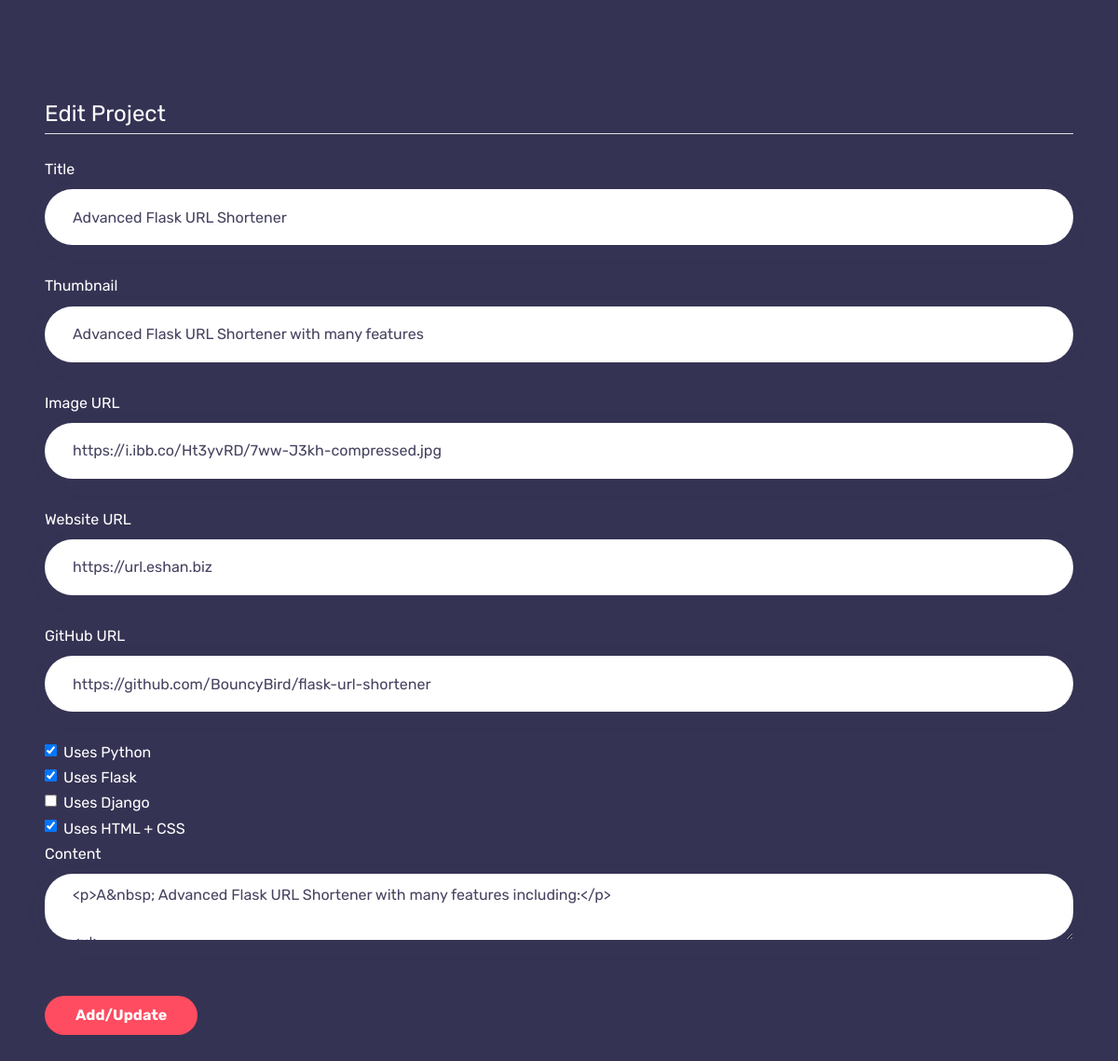
Page /project/9/update (signed in) on the earlier database version.
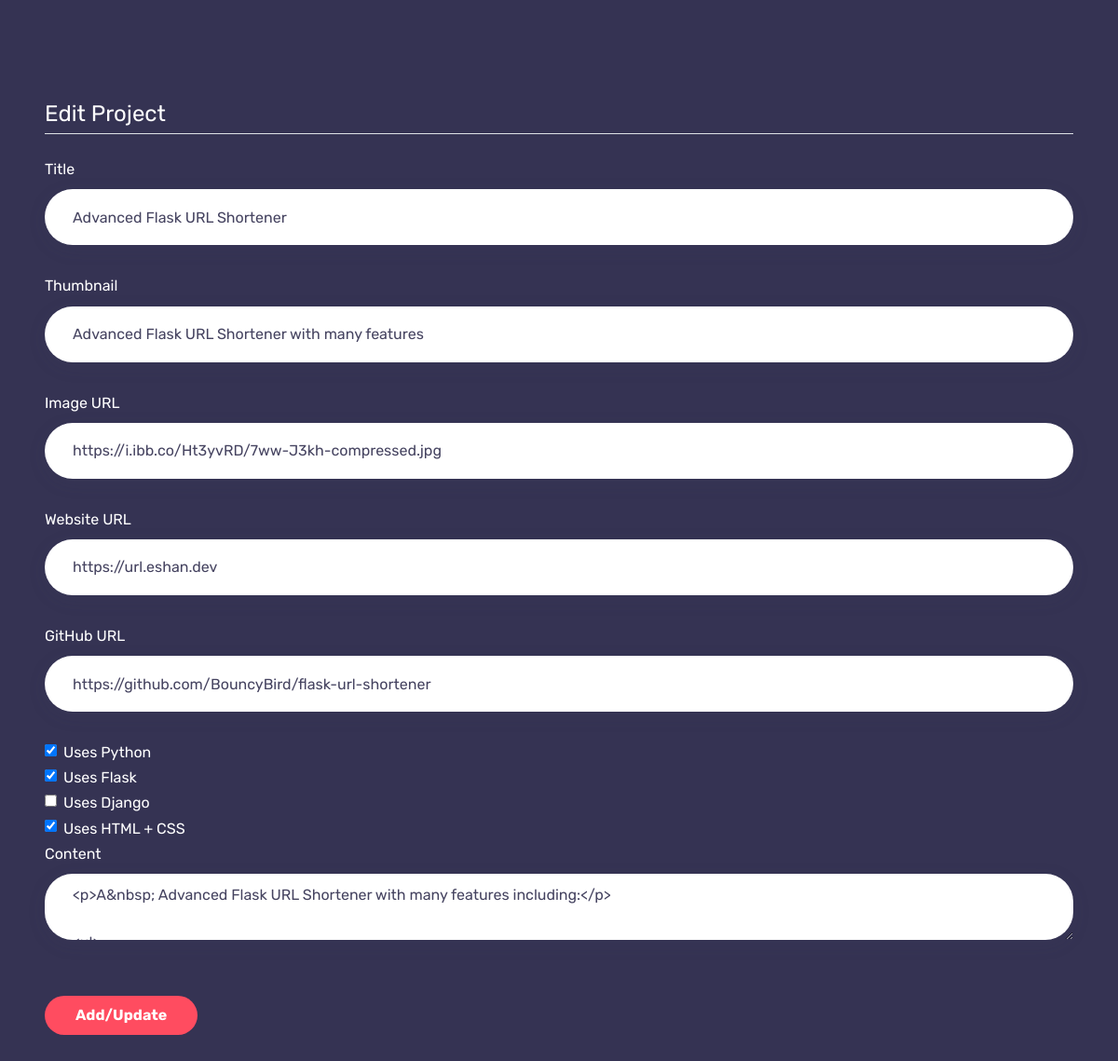
Same page on the later database version.
### app.py (models this page shows, shortened)
class Project(db.Model):
    id = db.Column(db.Integer, primary_key=True)
    date = db.Column(db.DateTime, nullable=False,
                     default=datetime.utcnow)
    title = db.Column(db.String(100), nullable=False)
    thumbnail = db.Column(db.Text, nullable=True)
    image_url = db.Column(db.Text, nullable=False)
    website_url = db.Column(db.Text, nullable=True)
    github_url = db.Column(db.Text, nullable=True)
    content = db.Column(db.Text, nullable=True)
    python = db.Column(db.Boolean, nullable=False)
    flask = db.Column(db.Boolean, nullable=False)
    django = db.Column(db.Boolean, nullable=False)
    htmlcss = db.Column(db.Boolean, nullable=False)

### app.py (the view)
@app.route("/project/<project_id>/update", methods=['GET', 'POST'])
@login_required
def edit_project(project_id):
    project = Project.query.get_or_404(project_id)
    if current_user.username != 'Eshan':
        abort(403)
    form = ProjectForm()
    if form.validate_on_submit():
        project.title = form.title.data
        project.thumbnail = form.thumbnail.data
        project.image_url = form.image_url.data
        project.website_url = form.website_url.data
        project.github_url = form.github_url.data
        project.python = form.python.data
        project.flask = form.flask.data
        project.django = form.django.data
        project.htmlcss = form.htmlcss.data
        project.content = form.content.data
        db.session.commit()
        flash('Your project has been updated!', 'success')
        return redirect(url_for('home'))
    elif request.method == 'GET':
        form.title.data = project.title
        form.thumbnail.data = project.thumbnail
        form.image_url.data = project.image_url
        form.website_url.data = project.website_url
        form.github_url.data = project.github_url
        form.python.data = project.python
        form.flask.data = project.flask
        form.django.data = project.django
        form.htmlcss.data = project.htmlcss
        form.content.data = project.content
    return render_template('project.html', form=form, legend='Edit Project')

### app.py
class ProjectForm(FlaskForm):
    title = StringField('Title', validators=[DataRequired()])
    thumbnail = StringField('Thumbnail')
    image_url = StringField('Image URL')
    website_url = StringField('Website URL')
    github_url = StringField('GitHub URL')
    content = CKEditorField('Content')
    python = BooleanField('Uses Python')
    flask = BooleanField('Uses Flask')
    django = BooleanField('Uses Django')
    htmlcss = BooleanField('Uses HTML + CSS')
    submit = SubmitField('Add/Update')

### app.py (called while the page is built)
@login_manager.user_loader
def load_user(user_id):
    return User.query.get(int(user_id))

### templates/project.html (shortened to what the changed rows need)
{% extends "main.html" %}
{% block content %}
<form class="contact-form m-5" method="POST" action="">
    <fieldset class="form-group">
        <div class="form-group">
            {{ form.title.label(class="form-control-label") }}
            {% if form.title.errors %}
            {{ form.title(class="form-control form-control-lg is-invalid") }}
            <div class="invalid-feedback">
                {% for error in form.title.errors %}
                <span>{{ error }}</span>
                {% endfor %}
            </div>
            {% else %}
            {{ form.title(class="form-control form-control-lg") }}
            {% endif %}
        </div>
        <div class="form-group">
            {{ form.thumbnail.label(class="form-control-label") }}
            {% if form.thumbnail.errors %}
            {{ form.thumbnail(class="form-control form-control-lg is-invalid") }}
            <div class="invalid-feedback">
                {% for error in form.thumbnail.errors %}
                <span>{{ error }}</span>
                {% endfor %}
            </div>
            {% else %}
            {{ form.thumbnail(class="form-control form-control-lg") }}
            {% endif %}
        </div>
        <div class="form-group">
            {{ form.image_url.label(class="form-control-label") }}
            {% if form.image_url.errors %}
            {{ form.image_url(class="form-control form-control-lg is-invalid") }}
            <div class="invalid-feedback">
                {% for error in form.image_url.errors %}
                <span>{{ error }}</span>
                {% endfor %}
            </div>
            {% else %}
            {{ form.image_url(class="form-control form-control-lg") }}
            {% endif %}
        </div>
        <div class="form-group">
            {{ form.website_url.label(class="form-control-label") }}
            {% if form.website_url.errors %}
            {{ form.website_url(class="form-control form-control-lg is-invalid") }}
            <div class="invalid-feedback">
                {% for error in form.website_url.errors %}
                <span>{{ error }}</span>
                {% endfor %}
            </div>
            {% else %}
            {{ form.website_url(class="form-control form-control-lg") }}
            {% endif %}
        </div>
        <div class="form-group">
            {{ form.github_url.label(class="form-control-label") }}
            {% if form.github_url.errors %}
            {{ form.github_url(class="form-control form-control-lg is-invalid") }}
            <div class="invalid-feedback">
                {% for error in form.github_url.errors %}
                <span>{{ error }}</span>
                {% endfor %}
            </div>
            {% else %}
            {{ form.github_url(class="form-control form-control-lg") }}
            {% endif %}
        </div>
        <div class="form-check">
            {{ form.python(class="form-check-input") }}
            {{ form.python.label(class="form-check-label") }}
        </div>
        <div class="form-check">
            {{ form.flask(class="form-check-input") }}
            {{ form.flask.label(class="form-check-label") }}
        </div>
        <div class="form-check">
            {{ form.django(class="form-check-input") }}
            {{ form.django.label(class="form-check-label") }}
        </div>
        <div class="form-check">
            {{ form.htmlcss(class="form-check-input") }}
            {{ form.htmlcss.label(class="form-check-label") }}
        </div>
        <div class="form-group">
            {{ form.content.label(class="form-control-label") }}
            {% if form.content.errors %}
            {{ form.content(class="form-control form-control-lg is-invalid") }}
            <div class="invalid-feedback">
                {% for error in form.content.errors %}
                <span>{{ error }}</span>
                {% endfor %}
            </div>
            {% else %}
            {{ form.content(class="form-control form-control-lg") }}
            {% endif %}
        </div>
    </fieldset>
</form>
{% endblock %}

Differences in the rows shown:
changed Project "Advanced Flask URL Shortener": website_url "https://url.eshan.biz" → "https://url.eshan.dev"
